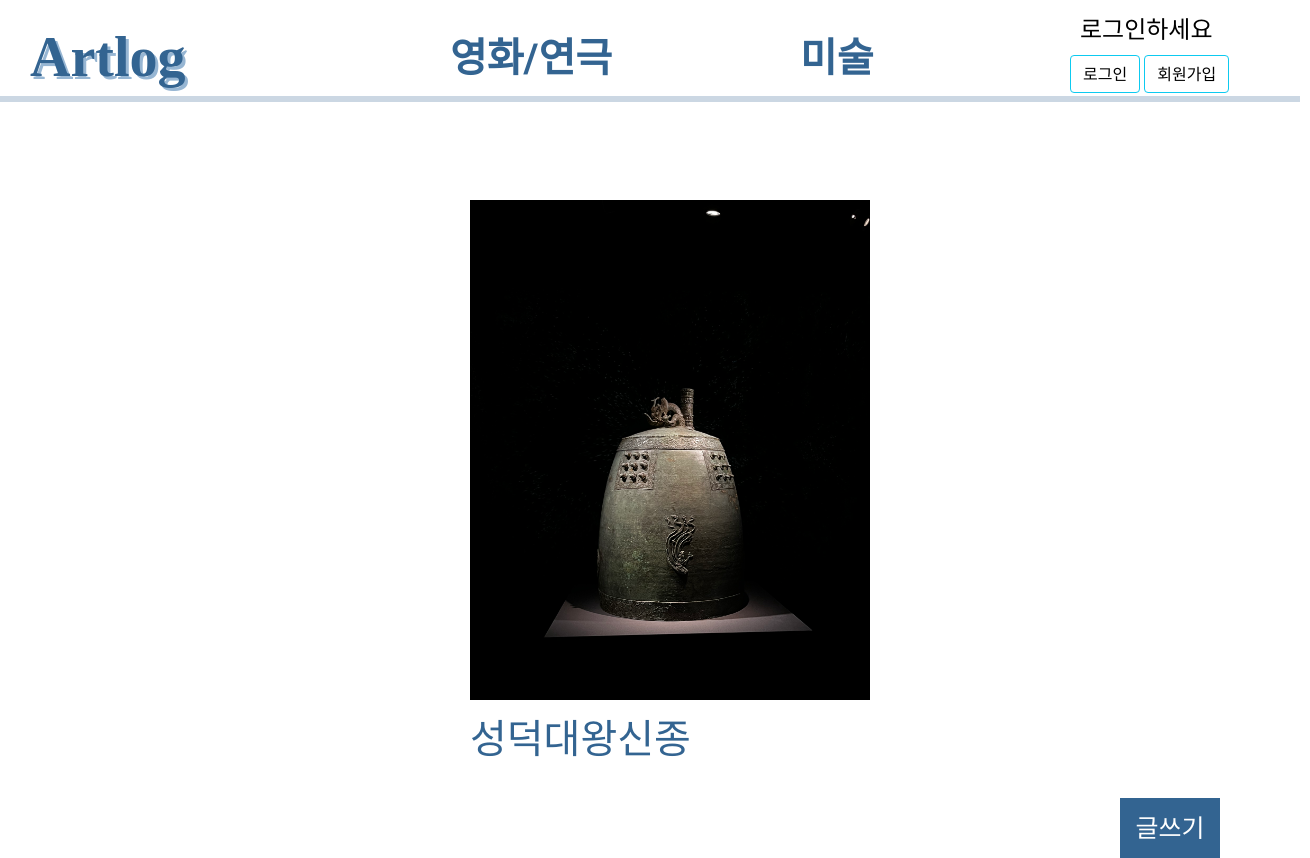
Before: /picture/ with the older database file.
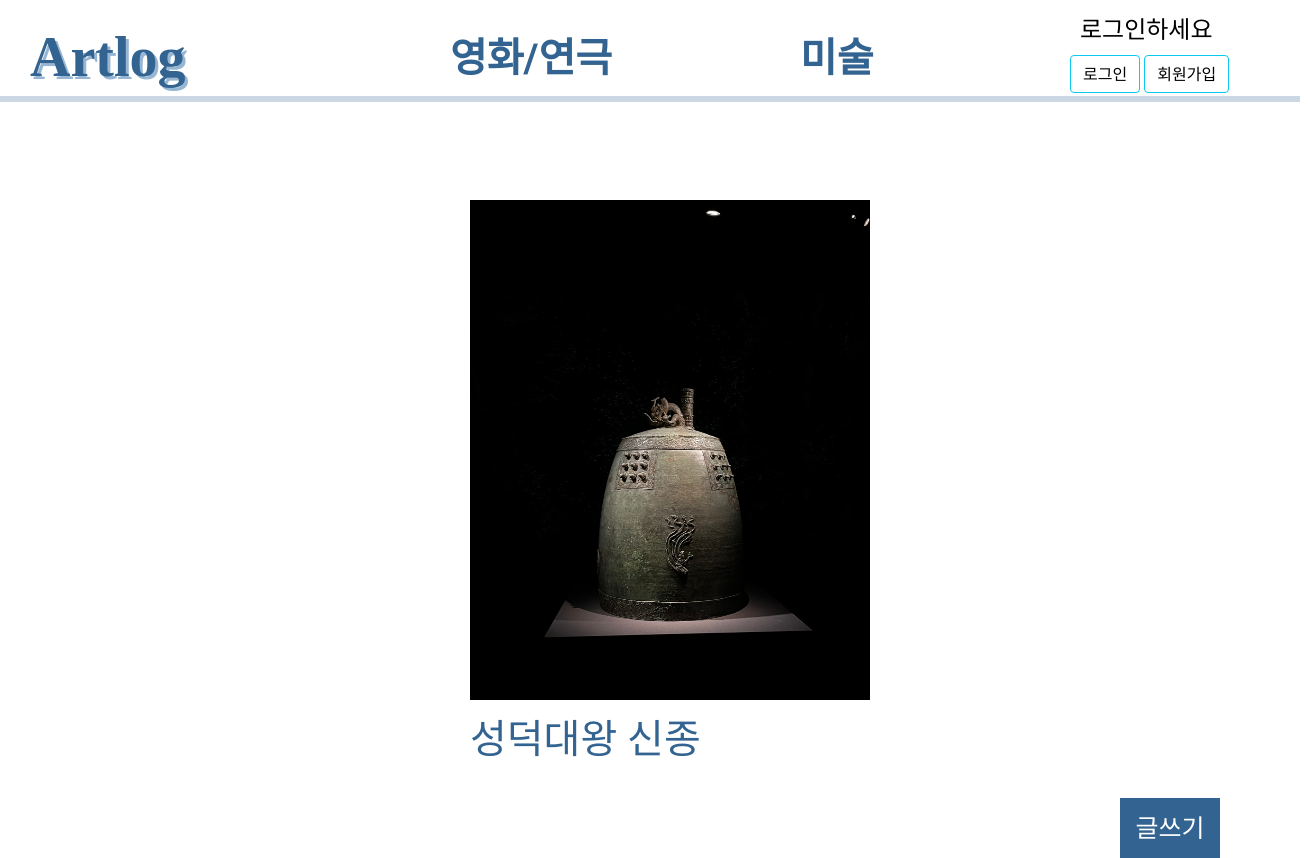
After: the same page with the newer database file.
### main/models.py (models this page shows, shortened)
class Post(models.Model):
    id = models.AutoField(primary_key=True)
    title = models.CharField(max_length=200)
    writer = models.ForeignKey(User,on_delete=models.CASCADE)
    pub_date = models.DateTimeField()
    body = models.TextField()
    image = models.ImageField(upload_to = "post/", blank=True, null=True)

### main/views.py (the view)
# urls.py: path('picture/', views.picture, name="picture"),
def picture(request) :
    posts = Post.objects.all()
    return render(request, 'main/picture.html',{'posts':posts})

### main/templates/main/picture.html
{% extends 'base.html' %}
{% block content %}
        <div class="그림">
                          {% for post in posts %}
                                {% if post.image %}
                                <p><img src="{{ post.image.url }}" alt="사진" height="500" width="400"> </p>
                                {% else %}
                                <p>이미지 없음</p>
                                {% endif %}
                                <a href="{% url 'post_detail' post.id %}" class="수련" >
                                <h1>{{post.title}}</h1></a> <br>
                          {%endfor%}
                <button  style="background-color:#336491; border: #336491; color:black;
                width: 100px;height: 60px;font-size:25px; position:absolute; left:650px;"><a href="{% url 'post_new' %}" style="text-decoration: none;color:white;">글쓰기</a></button>
        </div>
{% endblock %}

### sns-project/templates/base.html (shortened to what this page needs)
<!DOCTYPE html>
{% load static %}
<html>
    <head>
        <link href="https://cdn.jsdelivr.net/npm/bootstrap@5.1.3/dist/css/bootstrap.min.css" rel="stylesheet">
        <link rel="stylesheet" type="text/css" href="{% static 'css/style.css' %}">
    </head>
    <body>
      <div class="로그인">
        <div class="닉네임"><h3>{{user.username}}</h3></div><br>
        {% if user.is_authenticated %}
        <div class="로그아웃"><button type="button" class="btn btn-outline-info"><a href="{% url 'account_logout' %}" style="text-decoration: none;color:black;">로그아웃</a></button></div>
        {% else %}
        <div class="회원가입">
        <div class="로그인하세요"><h4>로그인하세요</h4><br></div>
        <button type="button" class="btn btn-outline-info"><a href="{% url 'account_login' %}" style="text-decoration: none;color:black;">로그인</a></button>
        <button type="button" class="btn btn-outline-info"><a href="{% url 'account_signup' %}" style="text-decoration: none;color:black;">회원가입</a></button>
        </div>
        {% endif %}
      </div>
          <a class="네비바_로고"><h1 style="font-family:'Staatliches', cursive;
          text-decoration: none; color:#336491;position:absolute;left:30px;font-size:3.5em;
          text-shadow: 3px 3px #97b6d3;font-weight:bolder">Artlog</h1></a>
          <a class="네비바_movie" href="{% url 'movie' %}">
          <h1 style="font-family: 'Gowun Dodum', sans-serif;font-weight:bold;">영화/연극</h1></a>
          <a class="네비바_picture" href="{% url 'picture' %}">
          <h1 style="font-family: 'Gowun Dodum', sans-serif;font-weight:bold;">미술</h1></a>
          <hr style="width:1300px; color:#336491;border:none;border:3px double #336491;
          position:absolute;top:80px;">
        {% block content %}
        {% endblock %}
     </body>
</html>

### sns-project/static/css/style.css (style rules this page uses)
.로그인 .로그인하세요 { position:absolute; left: 10px; top: -40px; color: black; }
.로그인 .회원가입 { position:absolute; top:55px; left:1070px; }
.네비바_movie { position:absolute; top:35px; left: 450px; font-weight:bold; font-size: 30px; text-decoration: none; color: #336491; }
.네비바_picture { position:absolute; top:35px; left: 800px; font-size: 30px; text-decoration: none; color:#336491; font-weight:bold; }
.그림 { position:absolute; left:470px; top:200px; }
.수련 { text-decoration: none;color:#336491;vertical-align: middle; font-family: 'Gowun Dodum', sans-serif; }

Changed rows visible on the page:
removed Post: image (picture), title "성덕대왕신종"
added Post: image (picture), title "성덕대왕 신종"
